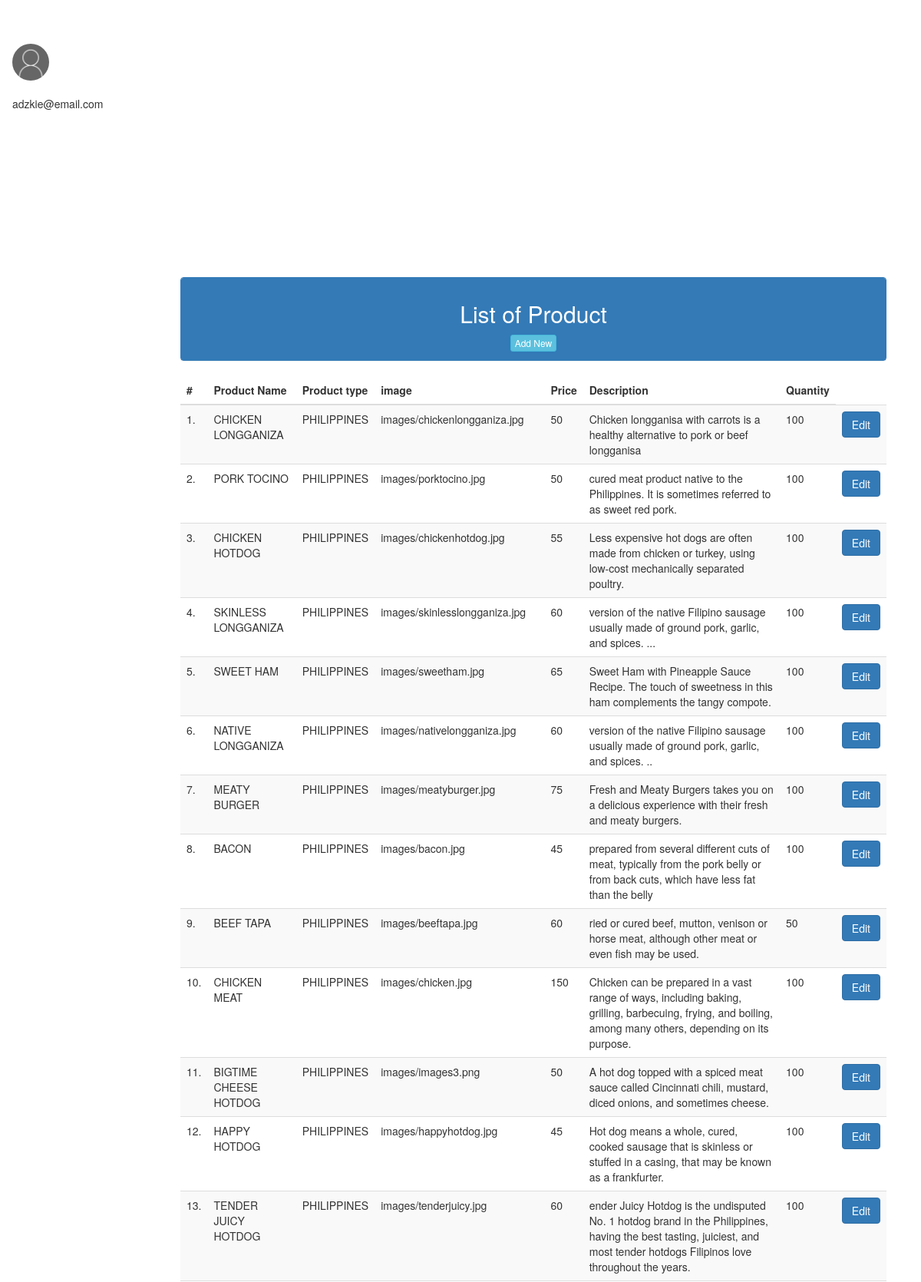
Screenshot of /admin/admin_view_menu.php (signed in, upper part) with the database file from the repository.
### tables this page shows
CREATE TABLE `tblproduct` (
  `productid` int(100) NOT NULL,
  `product_name` varchar(200) NOT NULL,
  `product_type` varchar(200) NOT NULL,
  `image` varchar(255) NOT NULL,
  `description` text NOT NULL,
  `price` varchar(200) NOT NULL,
  `quantity` int(100) NOT NULL
);

### admin/admin_view_menu.php (the view, shortened to what this page needs)
<?php
include "admin_header.php";
include "connection.php";
$query="select * from tblproduct ";
$result=mysqli_query($conn,$query);
        ?>
<!doctype>
<html>
<head>
</head>
<body>
    <div class="container" style="padding-top: 100px;">
        <div class="col-md-2"></div>
        <div class="col-md-10">
            <div class="panel panel-primary">
                <div class="panel-heading">
                    <center><h2>List of Product</h2><a href="admin_add_menu.php?action=add" type="button" class="btn btn-xs btn-info">Add New</a></center>
                </div>
            </div>
            <div class="table-responsive">
            <table class="table table-striped">
                <thead>
                    <tr>
                        <th>#</th>
                        <th>Product Name</th>
                        <th>Product type</th>
                        <th>image</th>
                        <th>Price</th>
                        <th>Description</th>
                         <th>Quantity</th>
                    </tr>
                </thead>
                <tbody>
                    <?php
                        $count=1;
                        while($row=mysqli_fetch_array($result)){
                    ?>
                    <tr>
                        <td><?php echo $count."." ?></td>
                        <td><?php echo $row[1] ?></td>
                        <td><?php echo $row[2] ?></td>
                        <td><?php echo $row[3] ?></td>
                        <td><?php echo $row[5] ?></td>
                        <td><?php echo $row[4] ?></td>
                        <td><?php echo $row[6] ?></td>
                        <td>
                           <button onclick="location.href='admin_edit_menu.php?product_name=<?php echo $row[1] ?>'"class="btn btn-primary btn-md">Edit</button>
                        </td>
                    </tr>
                    <?php
                    $count++;
                    }
                    ?>
                </tbody>
            </table>
            </div>
        </div>
    </div>
</body>
</html>

### styles.css (style rules this page uses)
html, body { font-family: 'Roboto', 'Helvetica', sans-serif; }

### admin/admin_header.php (style rules this page uses)
a { text-decoration: none; }

### rows the page displays
tblproduct: product_name "CHICKEN LONGGANIZA", product_type "PHILIPPINES", image "images/chickenlongganiza.jpg", price "50", description "Chicken longganisa with carrots is a healthy alternative to pork or beef longganisa", quantity "100"
tblproduct: product_name "PORK TOCINO", product_type "PHILIPPINES", image "images/porktocino.jpg", price "50", description "cured meat product native to the Philippines. It is sometimes referred to as sweet red pork.", quantity "100"
tblproduct: product_name "CHICKEN HOTDOG", product_type "PHILIPPINES", image "images/chickenhotdog.jpg", price "55", description "Less expensive hot dogs are often made from chicken or turkey, using low-cost mechanically separated poultry.", quantity "100"
tblproduct: product_name "SKINLESS LONGGANIZA", product_type "PHILIPPINES", image "images/skinlesslongganiza.jpg", price "60", description "version of the native Filipino sausage usually made of ground pork, garlic, and spices. ...", quantity "100"
tblproduct: product_name "SWEET HAM", product_type "PHILIPPINES", image "images/sweetham.jpg", price "65", description "Sweet Ham with Pineapple Sauce Recipe. The touch of sweetness in this ham complements the tangy compote.", quantity "100"
tblproduct: product_name "NATIVE LONGGANIZA", product_type "PHILIPPINES", image "images/nativelongganiza.jpg", price "60", description "version of the native Filipino sausage usually made of ground pork, garlic, and spices. ..", quantity "100"
tblproduct: product_name "MEATY BURGER", product_type "PHILIPPINES", image "images/meatyburger.jpg", price "75", description "Fresh and Meaty Burgers takes you on a delicious experience with their fresh and meaty burgers.", quantity "100"
tblproduct: product_name "BACON", product_type "PHILIPPINES", image "images/bacon.jpg", price "45", description "prepared from several different cuts of meat, typically from the pork belly or from back cuts, which have less fat than the belly", quantity "100"
tblproduct: product_name "BEEF TAPA", product_type "PHILIPPINES", image "images/beeftapa.jpg", price "60", description "ried or cured beef, mutton, venison or horse meat, although other meat or even fish may be used.", quantity "50"
tblproduct: product_name "CHICKEN MEAT", product_type "PHILIPPINES", image "images/chicken.jpg", price "150", description "Chicken can be prepared in a vast range of ways, including baking, grilling, barbecuing, frying, and boiling, among many others, depending on its purpose.", quantity "100"
tblproduct: product_name "BIGTIME CHEESE HOTDOG", product_type "PHILIPPINES", image "images/images3.png", price "50", description "A hot dog topped with a spiced meat sauce called Cincinnati chili, mustard, diced onions, and sometimes cheese.", quantity "100"
tblproduct: product_name "HAPPY HOTDOG", product_type "PHILIPPINES", image "images/happyhotdog.jpg", price "45", description "Hot dog means a whole, cured, cooked sausage that is skinless or stuffed in a casing, that may be known as a frankfurter.", quantity "100"
tblproduct: product_name "TENDER JUICY HOTDOG", product_type "PHILIPPINES", image "images/tenderjuicy.jpg", price "60", description "ender Juicy Hotdog is the undisputed No. 1 hotdog brand in the Philippines, having the best tasting, juiciest, and most tender hotdogs Filipinos love throughout the years.", quantity "100"

### other values shown
$_SESSION['email'] "adzkie@email.com"
